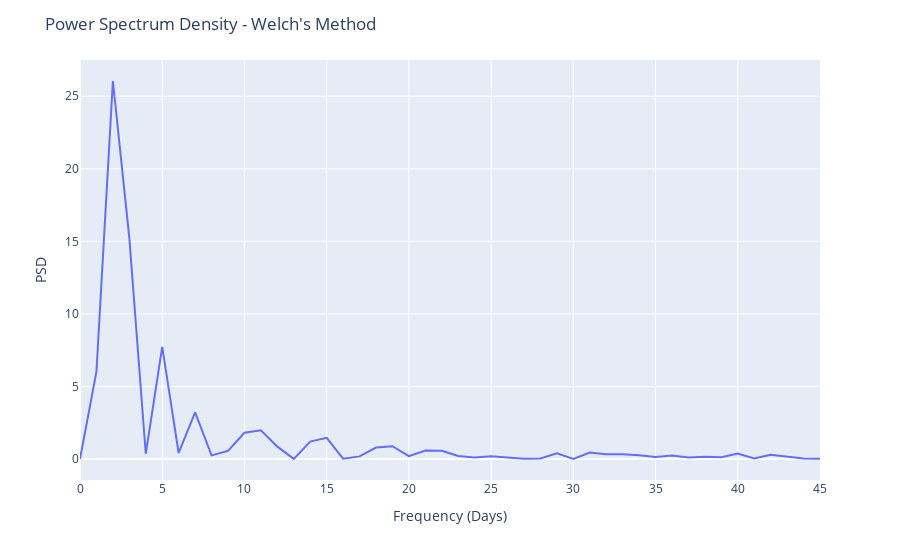

Notebook cell for this chart:
### Markdown cell above
##### One can see from the above two graphs that there is clearly no seasonal component to the data. Additionally, there are no trends in the residuals of the decomposed time series.

### Power Spectral Density 
###### (3)

### Code cell
# Use scipy to find the periodogram to find the PSD
(f, S) = scipy.signal.periodogram(df['Close'], len(df), scaling='density')
df_psd = pd.DataFrame({'f':f, 'S':S})
fig=px.line(df_psd, x=f, y=S)
fig.update_layout(
    title='Power Spectrum Density - Welch\'s Method',
    xaxis_title='Frequency (Days)', yaxis_title='PSD')
fig.show()

### Figure 1 — Plotly figure (JSON) as saved in the notebook; plotly's stock layout.template omitted (floating-point values rounded to 4 significant figures)
{"data": [{"hovertemplate": "x=%{x}<br>y=%{y}<extra></extra>", "legendgroup": "", "line": {"color": "#636efa", "dash": "solid"}, "marker": {"symbol": "circle"}, "mode": "lines", "name": "", "orientation": "v", "showlegend": false, "type": "scatter", "x": [0, 1, 2, 3, 4, 5, 6, 7, 8, 9, 10, 11, 12, 13, 14, 15, 16, 17, 18, 19, 20, 21, 22, 23, 24, 25, 26, 27, 28, 29, 30, 31, 32, 33, 34, 35, 36, 37, 38, 39, 40, 41, 42, 43, 44, 45], "xaxis": "x", "y": [3.65e-28, 6.025, 26.05, 15.24, 0.3595, 7.73, 0.4139, 3.207, 0.2497, 0.5626, 1.809, 1.977, 0.8523, 0.01271, 1.202, 1.455, 0.01998, 0.1801, 0.7921, 0.8815, 0.1989, 0.5776, 0.563, 0.214, 0.1025, 0.1842, 0.09982, 0.01859, 0.04122, 0.3912, 0.01196, 0.451, 0.3261, 0.3358, 0.2574, 0.1461, 0.2469, 0.1074, 0.1516, 0.119, 0.3771, 0.03869, 0.2926, 0.1825, 0.02981, 0.01874], "yaxis": "y"}], "layout": {"legend": {"tracegroupgap": 0}, "margin": {"t": 60}, "title": {"text": "Power Spectrum Density - Welch's Method"}, "xaxis": {"anchor": "y", "domain": [0, 1], "title": {"text": "Frequency (Days)"}}, "yaxis": {"anchor": "x", "domain": [0, 1], "title": {"text": "PSD"}}}}
